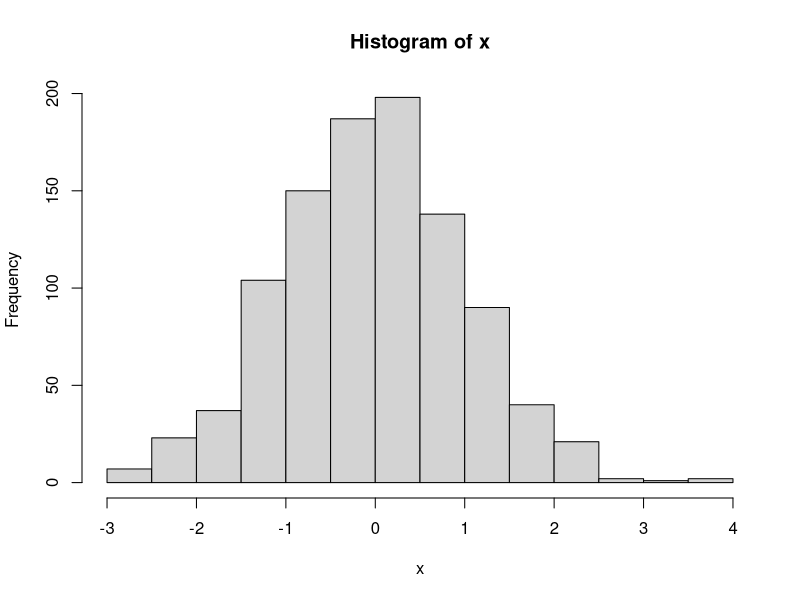

The R source for this figure: (Note: this script raises an error after producing the figure.)
# Lecture 3 Notes - R Data Structures continued. 
# picking up where we left off in Lec03 part2

# Logical Vectors
x <- c(1,2,3,4,5,6,7,8)
x %% 2 == 0 # which are even? good old modulo
x[x %% 2 == 0]

# here's the negated boolean vector above
!(x < 7)
View(data.frame(
  x.initial = x,
  x.test    = !(x < 7)
)) #to help you visualize what's going on
x[!(x < 7)]
#very flexible

# Deleting and Changing Vector Elements
x <- c(1,2,3,4,5,6,7,8)
x[8] <- 9
x

#assign a value insdie a vector
x <- c(1,2,3,NA,5,6)
x
x[4] <- 4


x <- x[1:7] #only keep the first 7 values
x

# Recycling and Vectors
x <- 1:10
y <- c(1,0)
x * y #note the y values are recycled, repeated over the x
View(data.frame(
  x = 1:10,
  y = c(1,0)
)) #to help visualize what's going on
View(data.frame(
  x = 1:11,        #a little longer
  y = c(1,0)
)) #to help visualize what's going on
# beware, note, no error or warning messages!

# for loop over a vector
x <- c(1,2,3,4,5,6,7,8)
x <- x[x %% 2 == 0] #only keep even values
for (i in x){print(i)} #print each value on x
#can be quite handle
for (i in 1:length(i)){print(x[i])} #print each value on x

## Some operations on vectors
# 1. Some operations change the values inside a vector
x <- c(1,2,3,4)
x^2
x - c(4,3,2,1)

# 2. Some map all values to another object (e.g mean, median, summary, range, etc)
x <- rnorm(n = 1000, mean = 0, sd = 1)
mean(x)              #arithmetic mean
summary(x)           #summary statistics
range(x)             #the min and max
sort(x)              #puts vector in order      
hist(x, breaks = 20) #creates a histogram plot

# 3. Other functions do something else
diff(x)
lag(x)

# 4. too many functions to cover!

# # # # # # # # # # # # # # # # # # # # # # # # # # # # # # # # # # # # # # # # 
# Factor vectors
# important, useful, and sometimes annoying. 
#  ‘category’ and ‘enumerated type’ 
x <- c(rep(LETTERS, each = 2))
x
x <- as.factor(x)
x
str(x)
class(x)  #factor
typeof(x) #interger...? 
unclass(x)#reveals int 
levels(x)
as.numeric(x) #note, they are all numbers

x <- factor(
  c(rep(LETTERS[1:5], 2)),
  levels = LETTERS[1:10]
)
x #although values F G H I J don't exist yet, they might
# factors are very helpful in spliting, and grouping by
# emphasize this point, it'll be very useful later!

#

# # # # # # # # # # # # # # # # # # # # # # # # # # # # # # # # # # # # # # # # 
## MATRICES AND ARRAYS

# setting up a matrix
matrix(c(1,2,3,4,5,6,7,8,9,10), nrow = 2, byrow = F)

# str of matrix
x <- matrix(c(1,2,3,4,5,6,7,8,9,10), nrow = 2, byrow = T)
x
str(x)
dim(x)
typeof(x)
class(x)

# also create with rbind, row bind
x <- rbind(
  c(1,2),
  c(3,4))
x
class(x)

# create matrix with cbind, column bind
x <- cbind(
  c(1,2),
  c(3,4))
x
class(x)


#matrix operations
x * 2 # times all elements by...
x * c(2,5) #element wise, with recycling
as.vector(x)

x %*% c(1,1) # %*% for inner multiplication

x %o% c(1,1) # %o% for outer multiplication

# many more matrix operations
# http://www.statmethods.net/advstats/matrix.html

## Extracting values from matrix
# note intexing, row, then column
x <- matrix(
  1:9,
  nrow = 3
)
x
x[1,] #first row
x[,2] #2nd column
x[1,2]
x[2,2]
x[c(1,3),-2] #same vector indexing rules, apply over matrix dimensions

# # # # # # # # # # # # # # # # # # # # # # # # # # # # # # # # # # # # # # # # 
## Arrays
# basically, matrices with additional dimensions
x <- array(
  1:27,
  dim = c(3,3,3)
)
x
x[1]   #just first value
x[1,,] #first row from each matrix
x[1,2,3] #1st row, 2nd col, 3rd matrix
x[3,2,1] #3rd row, 2nd col, 1st matrix


# # # # # # # # # # # # # # # # # # # # # # # # # # # # # # # # # # # # # # # # 
## LISTS
# A collector of various objects

myList <- list(
  firstName = "Curtis",
  lastName  = "Kephart",
  studentID = 0142214,
  v1 = rnorm(10)
)
myList
str(myList)
typeof(myList)
class(myList)
length(myList)
names(myList)

# use "=" for component assignment, "<-" won't work

myList <- list(
  firstName = "Curtis",
  lastName  = "Kephart",
  studentID = 0142214,
  v1 <- rnorm(10)            #nope
)
myList
str(myList)
typeof(myList)
class(myList)
names(myList)

## for component naming, 
# standard naming conventiosn apply
myList <- list(
  `first Name` = "Curtis", #nope
  lastName  = "Kephart"
)
str(myList)


# accessing values in a list
myList <- list(
  firstName = "Curtis",
  lastName  = "Kephart",
  studentID = 0142214,
  v1 = rnorm(10)
)
# use the "$" sign
myList$firstName
myList$lastName
myList$studentID
myList$v1       # tab completion is handy

# extracting values, use double brackets
myList[[1]]
myList[["studentID"]]

## adding list elements
myList
myList$v2 <- LETTERS
str(myList)

## deleting list elements
myList$v1 <- NULL 
str(myList)
# note, element after v1 is moved up by one
myList[[4]]

## applying functions to lists
# apply family of functions
?apply
myList <- list(
  a = rnorm(10,0,1),
  b = rnorm(1000,0,1),
  c = rnorm(1000,-1,3)
)
lapply(myList,summary)
lapply(myList,sd)


# # # # # # # # # # # # # # # # # # # # # # # # # # # # # # # # # # # # # # # # 
# DATA FRAMES   
# the workhorse
# a list, with special characteristics

df <- data.frame(
  col1 = rep(NA,10),
  col2 = 1:10,
  col3 = rnorm(10)
)

df
str(df)
typeof(df)
class(df)
length(df)
names(df)

# Warning 1 -- data frame variables (columns) must have same length
# cbind, one way to add a column to a data.frame
df <- data.frame(
  col1 = rep(NA,10),
  col2 = 1:11          #wrong length
)
# see error

# Warning 2 -- Note recycling may occur if lengths don't match
# this can be confusing, no warning or error message
df <- data.frame(
  col1 = rep(NA,10),
  col2 = 1:10,
  col3 = rnorm(10)
) #df of nrow == 10

df <- cbind(
  df,
  col4 = rnorm(100)  #adding vector of length 100
) 
View(df)  #note, the 10 df rows are repeated!


# extract values from data frame
# 1. index, just col
df[1]  #col1
df[3]

# 2. row,col
df[1,3] #row1, col3
df[,3] #col3 #all row, col3 (note comma!)
df[1,] #row1, all columns (note comma!)
df[c(2,4,6,8,10),] # even rows (note comma!)
df[c("col1","col3")] # extract col by name
df$col1 #use $ to call column name
df$col3

# errors
df[4]    #col4 doesn't exist
df[1,4,] #
df$poobar 

#operations and functions



